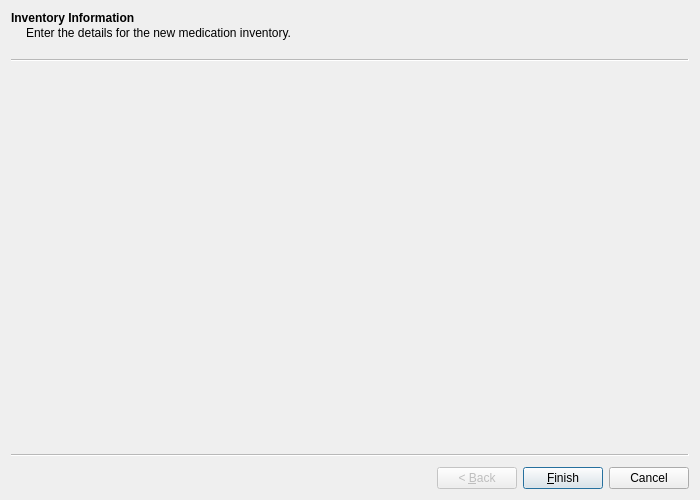
<?xml version="1.0" encoding="UTF-8"?>
<ui version="4.0">
 <class>ShipmentWizard</class>
 <widget class="QWizard" name="ShipmentWizard">
  <property name="geometry">
   <rect>
    <x>0</x>
    <y>0</y>
    <width>700</width>
    <height>500</height>
   </rect>
  </property>
  <property name="sizePolicy">
   <sizepolicy hsizetype="Fixed" vsizetype="Fixed">
    <horstretch>0</horstretch>
    <verstretch>0</verstretch>
   </sizepolicy>
  </property>
  <property name="minimumSize">
   <size>
    <width>700</width>
    <height>500</height>
   </size>
  </property>
  <property name="maximumSize">
   <size>
    <width>700</width>
    <height>500</height>
   </size>
  </property>
  <property name="windowTitle">
   <string>New Inventory Wizard</string>
  </property>
  <widget class="Shipment_00" name="page0">
   <property name="title">
    <string>Inventory Information</string>
   </property>
   <property name="subTitle">
    <string>Enter the details for the new medication inventory.</string>
   </property>
  </widget>
 </widget>
 <customwidgets>
  <customwidget>
   <class>Shipment_00</class>
   <extends>QWizardPage</extends>
   <header location="global">shipment_00.h</header>
   <container>1</container>
  </customwidget>
 </customwidgets>
 <resources/>
 <connections/>
</ui>
